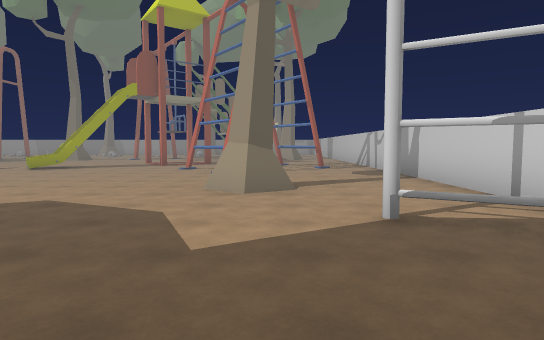
view 1 (above)

17 first-person views from a walk through a 3-D level made in the Unity game engine. The camera is 1.5 m above the floor, tilts 4° down and sees 75° across. The floor is counted in squares, 2.25 m on a side. Each view is taken from the middle of a square. On the plan, view 1 faces up. The plan holds only what a view shows up to about 10 squares ahead; the rest is blank. The place goes on beyond the plan. The player character is not drawn.

view 2
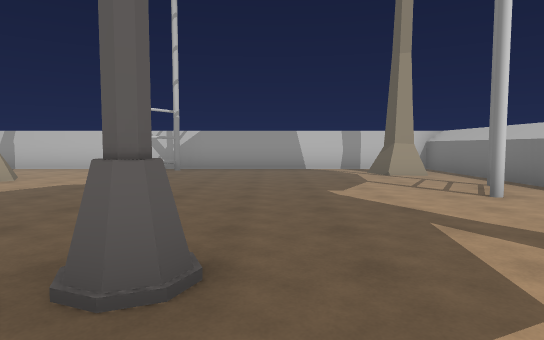

view 3
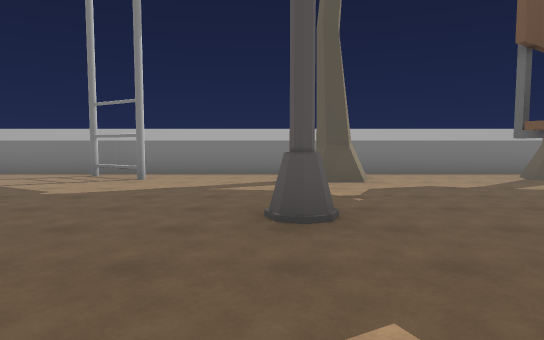

view 4
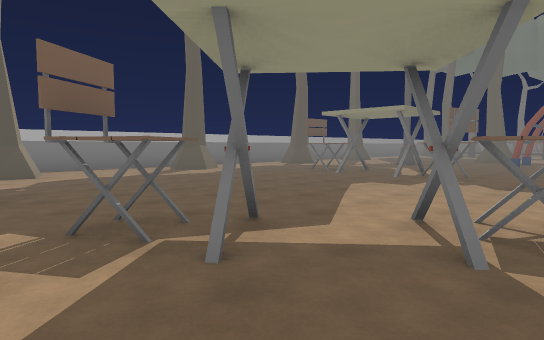

view 5
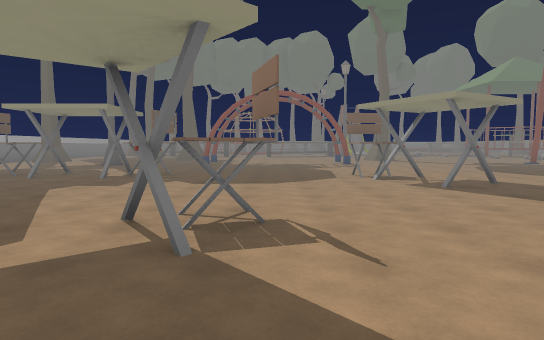

view 6
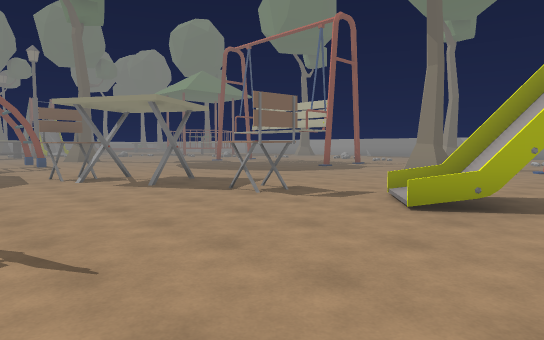

view 7
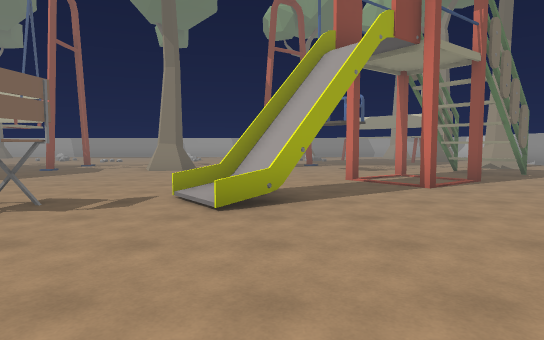

view 8
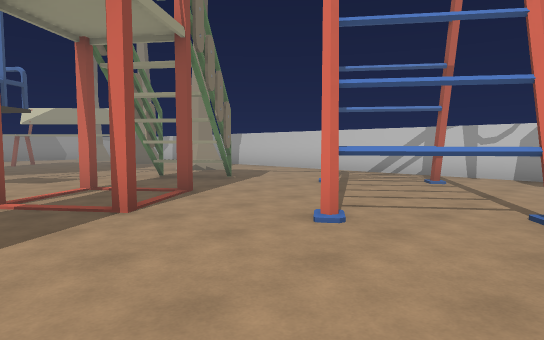

view 9
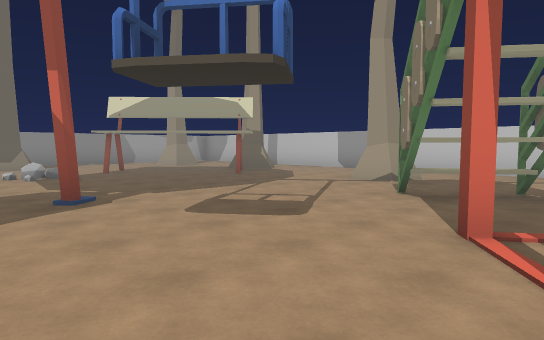

view 10
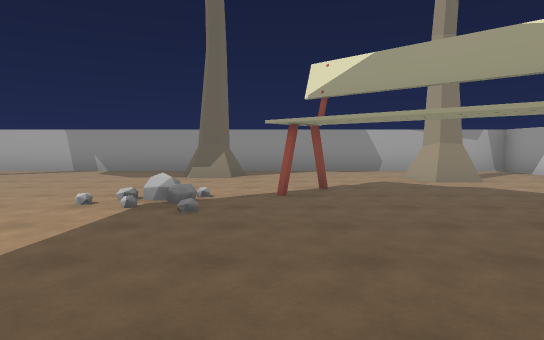

view 11
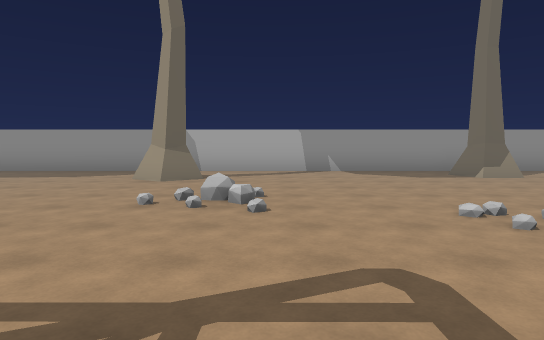

view 12
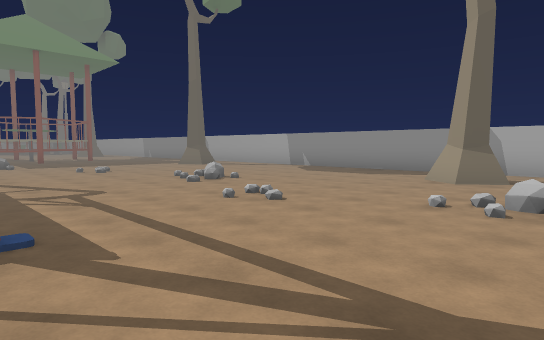

view 13
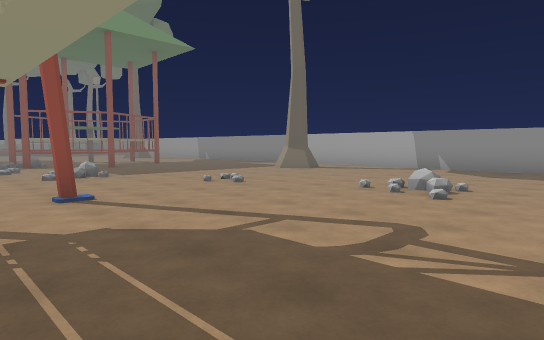

view 14
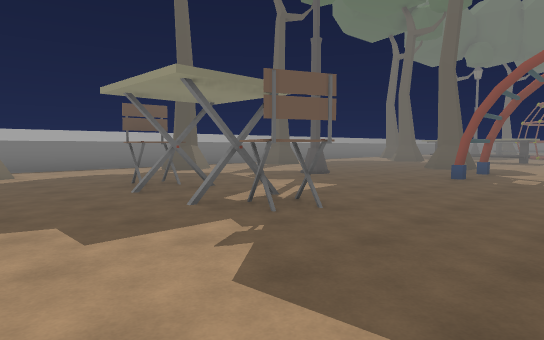

view 15
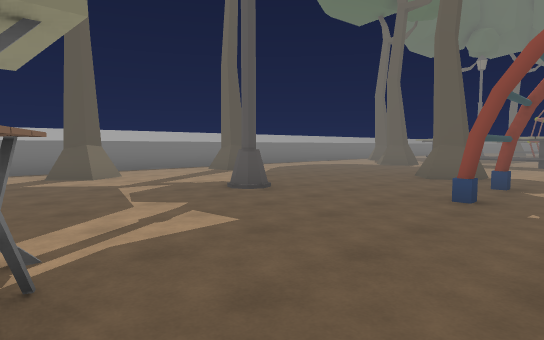

view 16
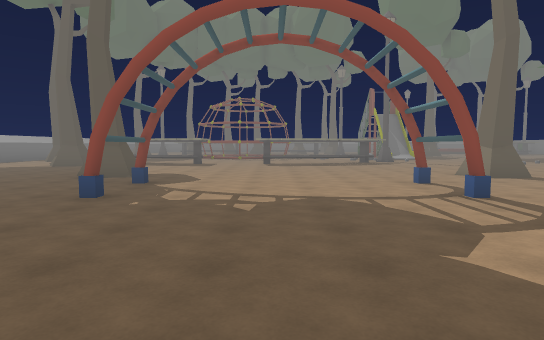

view 17
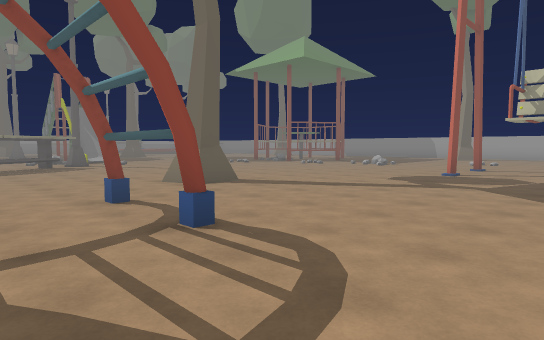

### Floor plan
Key: @ floor where view 1 was taken; # wall or solid block; . main floor; : floor 0.25 m higher than the main floor; = window, fence, low wall or low ledge; O other object.
Columns run from 23 left of view 1 to 3 right of it. Each row starts with its distance up from view 1.
 26       #####################
 25      .............OO......#
 24     ........O..........OO.
 23    .......................
 22   ......O....O.....O.....
 21  ......:................O
 20  ......................#O
 19  .O.............. ........
 18 ................. ........
 17 .....#..... ... ..#....OO.#
 16    ...........#.. ......O.#
 15   ...#..  .#..........#...#
 14  .......   .........#.#...#
 13  ......... ..... ....#....#
 12   .............. ...... ..#
 11 ..#.............=#......#.#
 10 ..............O..#...#....#
  9 ....##.....##.........#...#
  8 ..........OO..............#
  7 ..........................#
  6 ...............O.......#..#
  5 ...............#.......#..#
  4 ....##..........#.........#
  3 ..O.......O......O.......##
  2   O.......................#
  1 ......#...........#.......#
  0 ..........O............@..#
 -1 ..........................#
 -2    .......................#
 -3     #..OO...OO..OO...#..OO#
 -4      .....................#
 -5      ######################

Where each view was taken, in squares from view 1:
view 1: 0 up, 0 right, facing up
view 2: 0 up, 7 left, facing right
view 3: 4 up, 5 left, facing down
view 4: 6 up, 5 left, facing down-left
view 5: 6 up, 5 left, facing left
view 6: 6 up, 5 left, facing up-left
view 7: 6 up, 6 left, facing up
view 8: 8 up, 5 left, facing up-right
view 9: 13 up, 6 left, facing up-right
view 10: 17 up, 3 left, facing up
view 11: 17 up, 9 left, facing up
view 12: 17 up, 9 left, facing up-left
view 13: 16 up, 13 left, facing up-left
view 14: 6 up, 10 left, facing down-left
view 15: 5 up, 13 left, facing down-left
view 16: 6 up, 13 left, facing left
view 17: 7 up, 15 left, facing up-left
